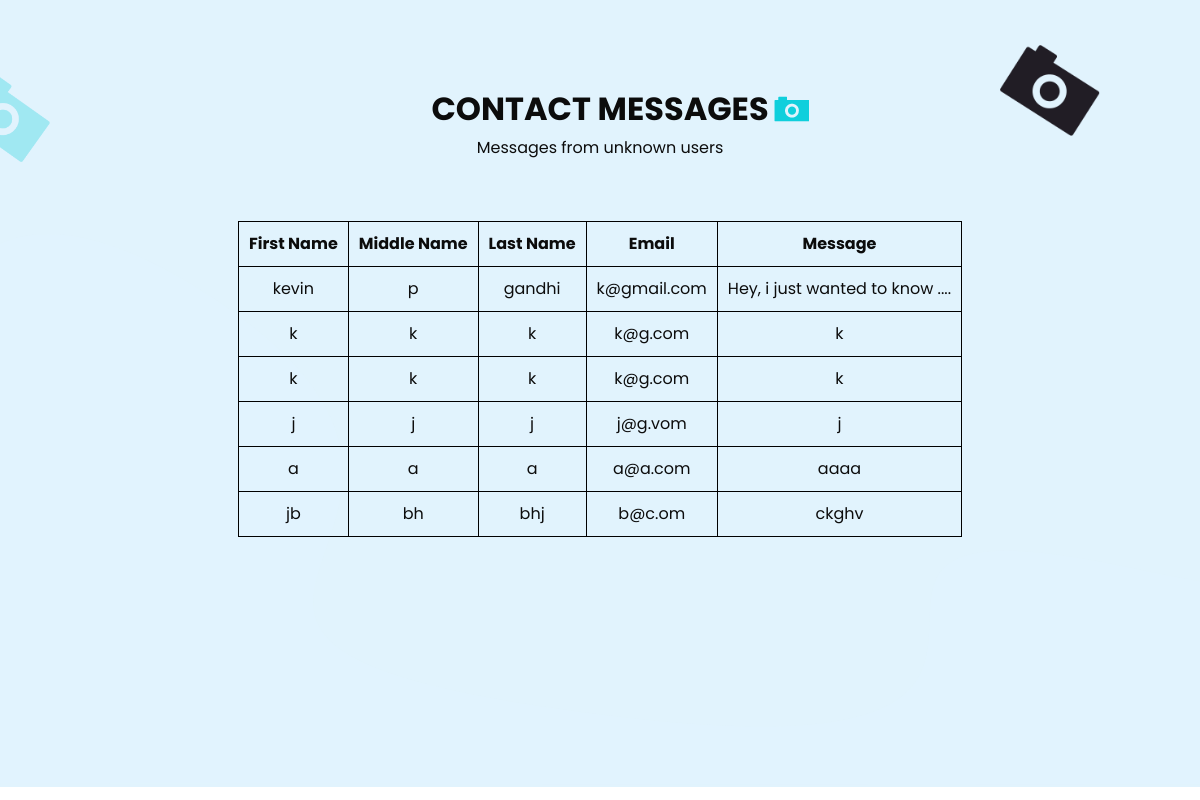
/pages/owner/ownercontact.php, run on the app's committed database.
### tables this page shows
CREATE TABLE `contact` (
  `cid` int(11) NOT NULL,
  `cfname` varchar(50) NOT NULL,
  `cmname` varchar(50) NOT NULL,
  `clname` varchar(50) NOT NULL,
  `cemail` varchar(50) NOT NULL,
  `cmsg` varchar(250) NOT NULL
);

### pages/owner/ownercontact.php (the view, shortened to what this page needs)
<!DOCTYPE html>
<html>
<head>
  <link rel="stylesheet" type="text/css" href="../../css/bootstrap.css"/>
  <link href="../../css/style.css" rel="stylesheet" />
  <link href="../../css/responsive.css" rel="stylesheet" />
</head>
<body class="sub_page">
  <div class="hero_area">
    <section class="contact_section layout_padding">
      <div class="bg-img1">
        <img src="../../images/bg-img-1.png" alt="">
      </div>
      <div class="bg-img2">
        <img src="../../images/bg-img-2.png" alt="">
      </div>
      <div class="container">
        <div class="heading_container">
          <h2>
            Contact Messages
          </h2>
          <p>
            Messages from unknown users
          </p>
        </div>
        <div class="">
          <div class="row">
            <div class="col-md-8 mx-auto">
                <div class="contact_form-container">
                  <center>
                    <table>
                      <tr>
                        <th> First Name </th>
                        <th> Middle Name </th>
                        <th> Last Name </th>
                        <th> Email </th>
                        <th> Message </th>
                      </tr>
                      <?php
                        $sql="select * from contact;";
                        $results = mysqli_query($db,$sql);
                        while ($data = mysqli_fetch_array($results)) { ?>
                      <tr>
                        <td> <?php echo $data['cfname']; ?></td>
                        <td> <?php echo $data['cmname']; ?></td>
                        <td> <?php echo $data['clname']; ?></td>
                        <td> <?php echo $data['cemail']; ?></td>
                        <td> <?php echo $data['cmsg']; ?></td>
                      </tr>
                      <?php } ?>
                    </table>
                  </center>
              </div>
            </div>
          </div>
        </div>
      </div>
    </section>
</body>
</html>

### css/style.css (style rules this page uses)
body { font-family: 'Poppins', sans-serif; color: #0c0c0c; background-color: #ffffff; }
.layout_padding { padding: 90px 0; }
.heading_container { display: -webkit-box; display: -ms-flexbox; display: flex; -webkit-box-orient: vertical; -webkit-box-direction: normal; -ms-flex-direction: column; flex-direction: column; -webkit-box-align: center; -ms-flex-align: center; align-items: center; text-align: center; }
.heading_container h2 { position: relative; font-weight: bold; text-transform: uppercase; }
.heading_container h2::before { content: ""; position: absolute; width: 35px; height: 26px; top: 50%; right: -40px; -webkit-transform: translateY(-50%); transform: translateY(-50%); z-index: 1; background-image: url(../images/heading-img.png); background-repeat: no-repeat; }
.hero_area { height: 136vh; position: relative; background-image: url(../images/hero-bg.png); background-size: cover; }
.sub_page .hero_area { height: auto; background-image: none; background-color: #e1f3fd; }
.sub_page .hero_area::after { display: none; }
.contact_section { background-image: url(../images/contact-bg.png); background-repeat: no-repeat; background-position: left bottom; padding-bottom: 250px; position: relative; }
.contact_section .bg-img1 { width: 100px; position: absolute; top: 45px; right: 100px; }
.contact_section .bg-img1 img { width: 100%; }
.contact_section .bg-img2 { width: 50px; position: absolute; top: 75px; left: 0px; }
.contact_section .bg-img2 img { width: 100%; }
.contact_section .contact_form-container { margin-top: 45px; }
.row { display: flex; flex-wrap: wrap; padding: 0 4px; }

### css/responsive.css (style rules this page uses)
@media (min-width: 1200px) { .container { max-width: 1170px; } }

### pages/owner/ownercontact.php (style rules this page uses)
table, tr, td, th { border: 1px solid black; text-align: center; padding:10px; }

### data on the page
contact: cfname "kevin", cmname "p", clname "gandhi", cemail "k@gmail.com", cmsg "Hey, i just wanted to know ...."
contact: cfname "k", cmname "k", clname "k", cemail "k@g.com", cmsg "k"
contact: cfname "k", cmname "k", clname "k", cemail "k@g.com", cmsg "k"
contact: cfname "j", cmname "j", clname "j", cemail "j@g.vom", cmsg "j"
contact: cfname "a", cmname "a", clname "a", cemail "a@a.com", cmsg "aaaa"
contact: cfname "jb", cmname "bh", clname "bhj", cemail "b@c.om", cmsg "ckghv"
